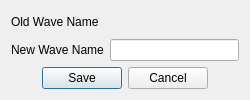
<?xml version="1.0" encoding="UTF-8"?>
<ui version="4.0">
 <class>RenameWaveDialog</class>
 <widget class="QWidget" name="RenameWaveDialog">
  <property name="modal" stdset="0">
   <bool>false</bool>
  </property>
  <property name="geometry">
   <rect>
    <x>0</x>
    <y>0</y>
    <width>250</width>
    <height>100</height>
   </rect>
  </property>
  <property name="minimumSize">
   <size>
    <width>250</width>
    <height>100</height>
   </size>
  </property>
  <property name="windowTitle">
   <string>Rename Wave</string>
  </property>
  <layout class="QGridLayout" name="gridLayout">
   <item row="0" column="0">
    <widget class="QLabel" name="label">
     <property name="text">
      <string>Old Wave Name</string>
     </property>
    </widget>
   </item>
   <item row="0" column="1">
    <widget class="QLabel" name="oldWaveName">
     <property name="text">
      <string/>
     </property>
    </widget>
   </item>
   <item row="1" column="0">
    <widget class="QLabel" name="label_2">
     <property name="text">
      <string>New Wave Name</string>
     </property>
    </widget>
   </item>
   <item row="1" column="1">
    <widget class="QLineEdit" name="newWaveNameLineEdit">
     <property name="minimumSize">
      <size>
       <width>0</width>
       <height>20</height>
      </size>
     </property>
    </widget>
   </item>
   <item row="2" column="0" colspan="2">
    <widget class="QDialogButtonBox" name="buttons">
     <property name="orientation">
      <enum>Qt::Horizontal</enum>
     </property>
     <property name="standardButtons">
      <set>QDialogButtonBox::Cancel|QDialogButtonBox::Save</set>
     </property>
     <property name="centerButtons">
      <bool>true</bool>
     </property>
    </widget>
   </item>
  </layout>
 </widget>
 <resources/>
 <connections/>
</ui>
